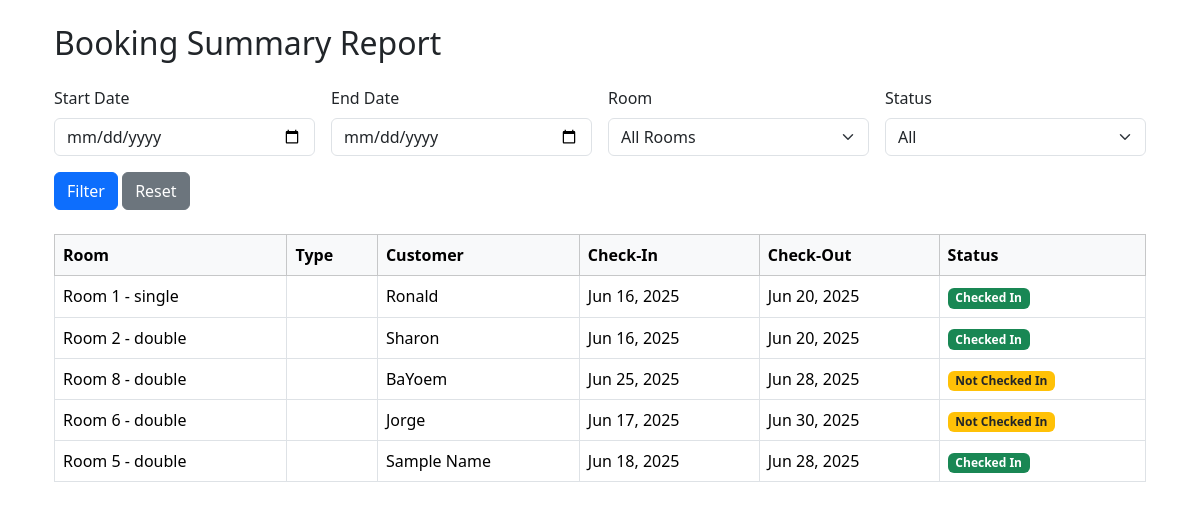
Page /reports/booking-summary/ (signed in) on the earlier database version.
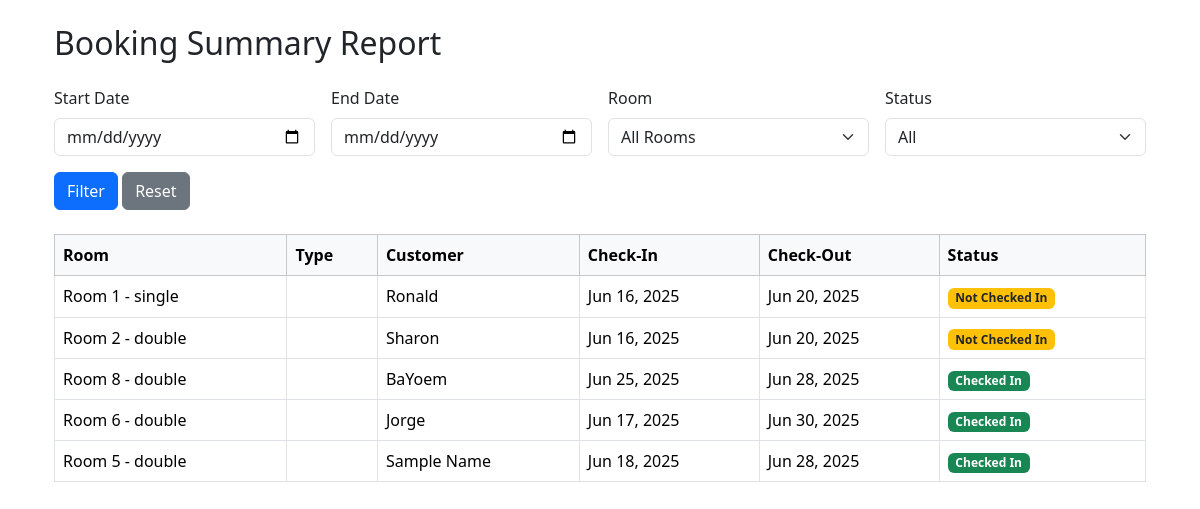
Same page on the later database version.
### hotel/models.py (models this page shows, shortened)
class Booking(models.Model):
    customer_name = models.CharField(max_length=100)
    contact = models.CharField(max_length=100, default='N/A', blank=True)
    room = models.ForeignKey(Room, on_delete=models.CASCADE)
    check_in = models.DateField()
    check_out = models.DateField()
    is_checked_in = models.BooleanField(default=False)

class Room(models.Model):
    ROOM_TYPES = (
        ('single', 'Single'),
        ('double', 'Double'),
        ('suite', 'Suite'),
    )
    number = models.CharField(max_length=10, unique=True)
    type = models.CharField(max_length=10, choices=ROOM_TYPES)
    price = models.DecimalField(max_digits=8, decimal_places=2)
    is_available = models.BooleanField(default=True)
    def __str__(self):
        return f'Room {self.number} - {self.type}'

### hotel/views.py (the view)
# urls.py: path('reports/booking-summary/', views.booking_summary, name='booking_summary'),
@login_required
def booking_summary(request):
    start_date = request.GET.get('start_date')
    end_date = request.GET.get('end_date')
    status = request.GET.get('status')
    room_id = request.GET.get('room')
    bookings = Booking.objects.select_related('room').all()
    if start_date:
        bookings = bookings.filter(check_in__gte=start_date)
    if end_date:
        bookings = bookings.filter(check_out__lte=end_date)
    if status == 'checked_in':
        bookings = bookings.filter(is_checked_in=True)
    elif status == 'not_checked_in':
        bookings = bookings.filter(is_checked_in=False)
    if room_id:
        bookings = bookings.filter(room__id=room_id)
    rooms = Room.objects.all()
    return render(request, 'hotel/booking_summary.html', {
        'bookings': bookings,
        'rooms': rooms,
        'start_date': start_date,
        'end_date': end_date,
        'status': status,
        'room_id': room_id,
    })

### hotel/templates/hotel/booking_summary.html (shortened to what this page needs)
{% extends 'hotel/base.html' %}
{% load static %}
{% block content %}
<div class="container mt-4">
    <h2 class="mb-4">Booking Summary Report</h2>
    <form method="get" class="row g-3 mb-4">
        <div class="col-md-3">
            <label class="form-label">Start Date</label>
            <input type="date" class="form-control" name="start_date" value="{{ start_date }}">
        </div>
        <div class="col-md-3">
            <label class="form-label">End Date</label>
            <input type="date" class="form-control" name="end_date" value="{{ end_date }}">
        </div>
        <div class="col-md-3">
            <label class="form-label">Room</label>
            <select class="form-select" name="room">
                <option value="">All Rooms</option>
            </select>
        </div>
        <div class="col-md-3">
            <label class="form-label">Status</label>
            <select class="form-select" name="status">
                <option value="">All</option>
            </select>
        </div>
        <div class="col-12">
            <button type="submit" class="btn btn-primary">Filter</button>
            <a href="{% url 'booking_summary' %}" class="btn btn-secondary">Reset</a>
        </div>
    </form>
    <div class="table-responsive">
        <table class="table table-bordered table-hover align-middle">
            <thead class="table-light">
                <tr>
                    <th>Room</th>
                    <th>Type</th>
                    <th>Customer</th>
                    <th>Check-In</th>
                    <th>Check-Out</th>
                    <th>Status</th>
                </tr>
            </thead>
            <tbody>
                {% for booking in bookings %}
                    <tr>
                        <td>{{ booking.room }}</td>
                        <td>{{ booking.room.room_type }}</td>
                        <td>{{ booking.customer_name }}</td>
                        <td>{{ booking.check_in|date:"M d, Y" }}</td>
                        <td>{{ booking.check_out|date:"M d, Y" }}</td>
                        <td>
                            {% if booking.is_checked_in %}
                                <span class="badge bg-success">Checked In</span>
                            {% else %}
                                <span class="badge bg-warning text-dark">Not Checked In</span>
                            {% endif %}
                        </td>
                    </tr>
                {% empty %}
                    <tr>
                        <td colspan="6" class="text-center text-muted">No bookings found for the selected criteria.</td>
                    </tr>
                {% endfor %}
            </tbody>
        </table>
    </div>
</div>
{% endblock %}

Differences in the rows shown:
changed Booking "Ronald": is_checked_in "Checked In" → "Not Checked In"
changed Booking "Sharon": is_checked_in "Checked In" → "Not Checked In"
changed Booking "BaYoem": is_checked_in "Not Checked In" → "Checked In"
changed Booking "Jorge": is_checked_in "Not Checked In" → "Checked In"
